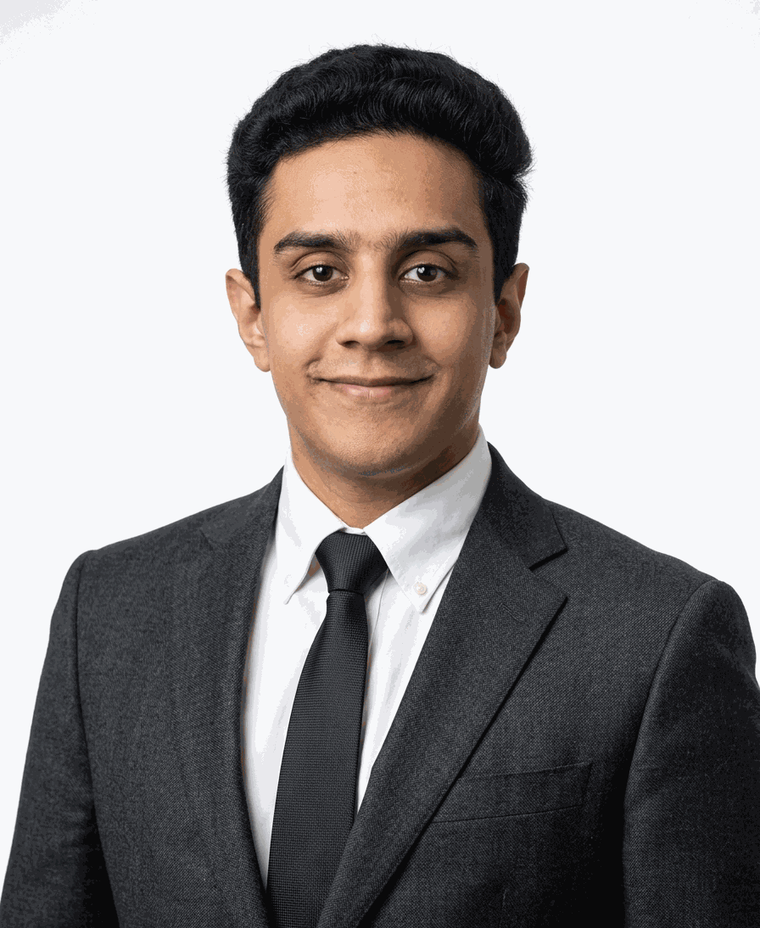
#> input picture profile.png, 760 x 928 px, shrunk from 896 x 1094 before the run
$ python make_perfect_cutout.py
#> lines starting #> are read from the running program, lines starting #| are printed output that depends on the picture; after the words box and inside, x2 and y2 are one past the last pixel; in counts of white or black regions, pixels touching at a corner belong together
from PIL import Image, ImageFilter
import numpy as np

def generate_perfect_cutout():
    print("Loading profile.png...")
    img = Image.open('profile.png').convert("RGBA")
#> img is the input picture: PIL image 760x928 RGBA; mean R, G, B, A 151.6, 147.9, 147.8, 254.9
    w, h = img.size
#> w = 760; h = 928
    arr = np.array(img, dtype=np.uint8)
    rgb = arr[:, :, :3]

    # 1. Studio background color sample from top corners
    corners = np.concatenate([
        rgb[0:30, 0:30].reshape(-1, 3),
        rgb[0:30, w-30:w].reshape(-1, 3)
    ])
#> corners = 1800 rows, first 8: [233, 233, 237], [233, 233, 237], [233, 233, 237], [233, 233, 237], [233, 233, 237], [233, 233, 237], [233, 233, 237], [233, 233, 237]
    bg_color = np.median(corners, axis=0)
#> bg_color = [240, 241, 244]
    print("Background studio color:", bg_color)
#| Background studio color: [240. 241. 244.]

    # Distance from background color
    dist = np.linalg.norm(rgb.astype(np.float32) - bg_color, axis=2)
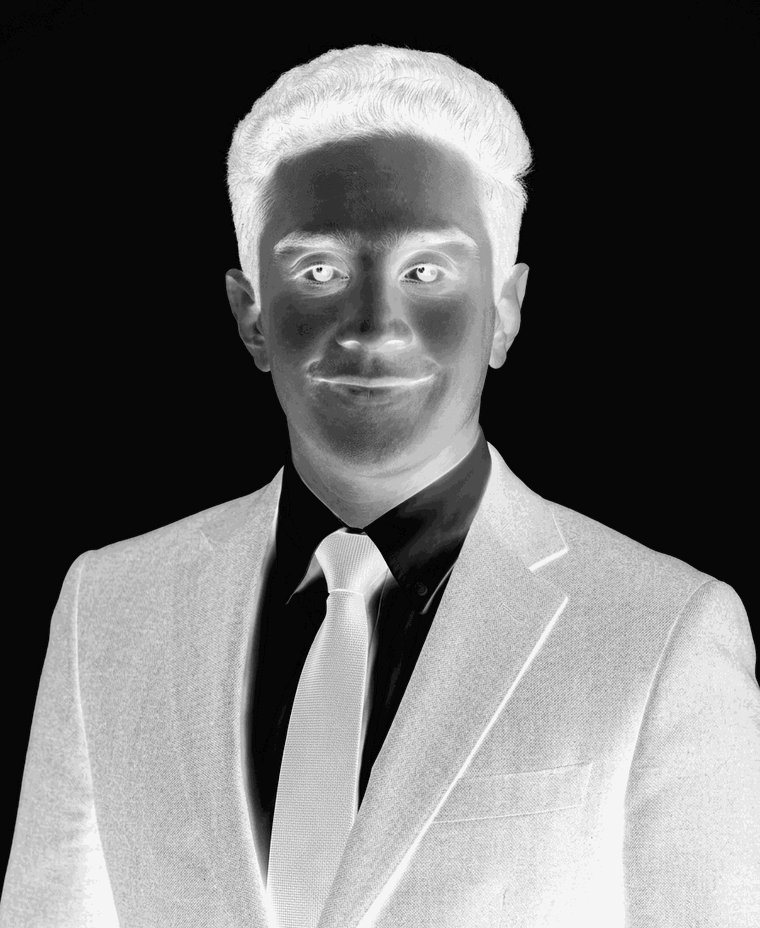
#> dist: shape (928, 760) float64; min 0, max 418.6, mean 171.3; drawn with min black and max white
    # Brightness
    lum = rgb.astype(np.float32).mean(axis=2)
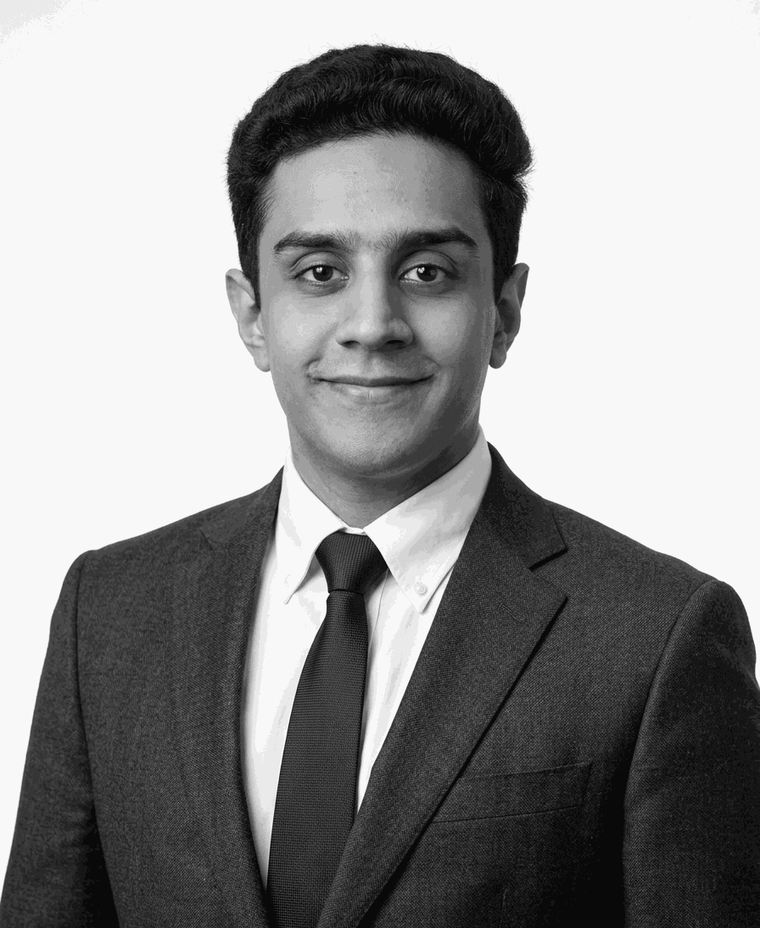
#> lum: shape (928, 760) float32; min 0, max 255, mean 149.1

    # 2. Binary segmentation of person:
    # A pixel is definitively person if:
    # - It is dark (suit/tie/hair) -> lum < 185
    # - It has skin tone / saturation -> dist > 35 or (R > B + 15 and R > G)
    # - It is NOT the studio grey background
    is_person = (dist > 30) | (lum < 185) | (rgb[:, :, 0] > rgb[:, :, 2] + 12)
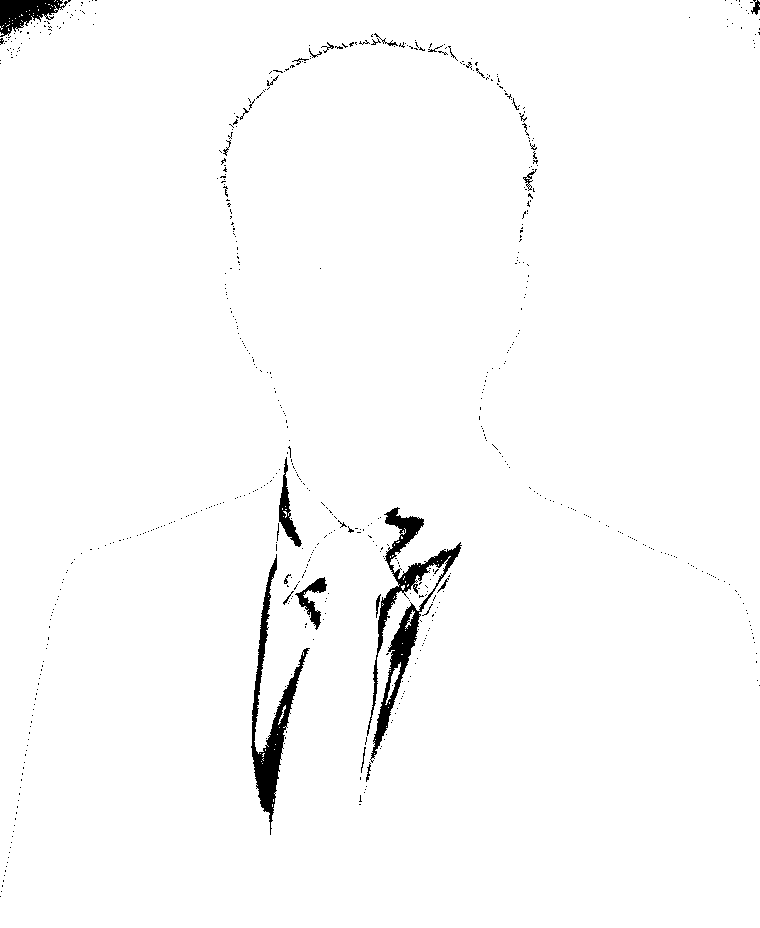
#> is_person: shape (928, 760) bool; 98.2% white; 640 black regions (610 under 20 px), largest, box (x1, y1, x2, y2) and area: (367, 507, 462, 763) 4469, (251, 554, 310, 835) 3349, (0, 0, 71, 37) 1354

    # 3. Structural constraint: For every row y, the person has a left boundary and a right boundary.
    # Everything strictly between the outermost person pixels on that row is 100% person (shirt, tie, chest)!
    alpha = np.zeros((h, w), dtype=np.uint8)

    for y in range(h):
        row_person = np.where(is_person[y])[0]
        if len(row_person) > 0:
            left_bound = row_person[0]
            right_bound = row_person[-1]

            # Fill everything between left_bound and right_bound as 100% solid
            alpha[y, left_bound:right_bound+1] = 255
#> this loop made 928 passes
#> (left_bound, right_bound) on passes 1 to 12: (55, 759), (54, 759), (63, 754), (45, 754), (48, 758), (51, 759), (37, 759), (55, 752), (50, 752), (38, 752), (29, 759), (26, 759)
#> left_bound on pass 100: 0
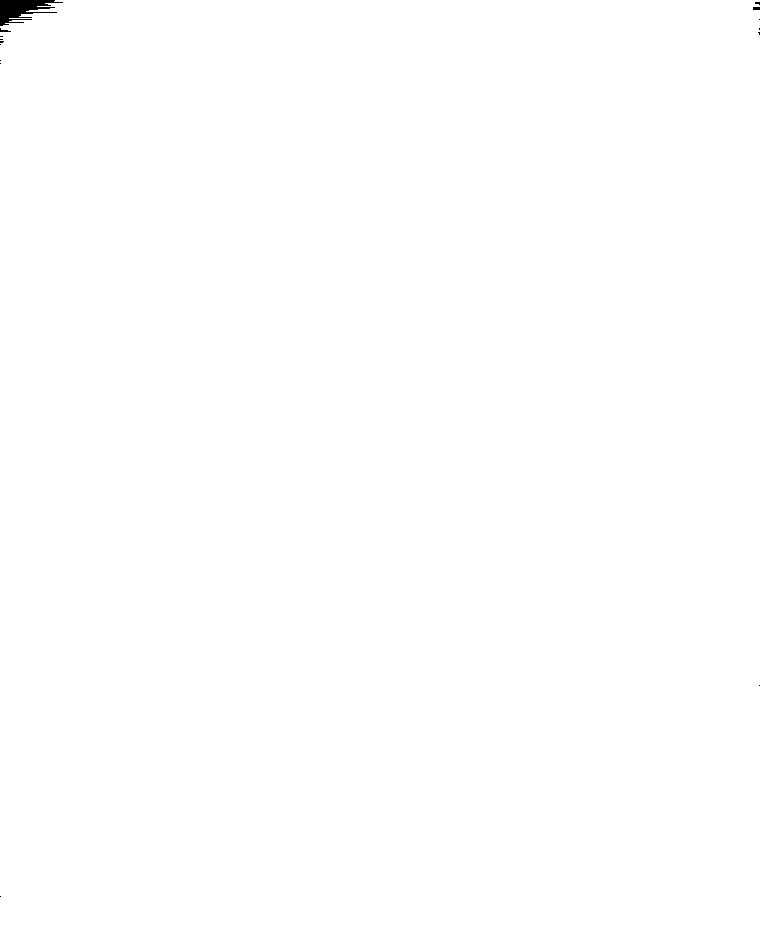
#> alpha: shape (928, 760); 99.9% white; 15 black regions (12 under 20 px), largest, box (x1, y1, x2, y2) and area: (0, 0, 63, 26) 837, (753, 7, 760, 10) 21, (0, 28, 11, 32) 21

    # 4. Refine edges near hair (y < 450) where background might have small noise
    # Smooth alpha mask on boundaries
    alpha_img = Image.fromarray(alpha, mode='L')
    # Use slight Gaussian blur only to prevent hard pixel steps on hair & shoulders
    alpha_smooth = alpha_img.filter(ImageFilter.GaussianBlur(radius=1.2))

    # Apply alpha
    img.putalpha(alpha_smooth)
    img.save('profile_cutout.png', "PNG")
    print("Perfect crisp cutout generated!")

generate_perfect_cutout()

$ run again, with seated_cutout.png copied over profile.png
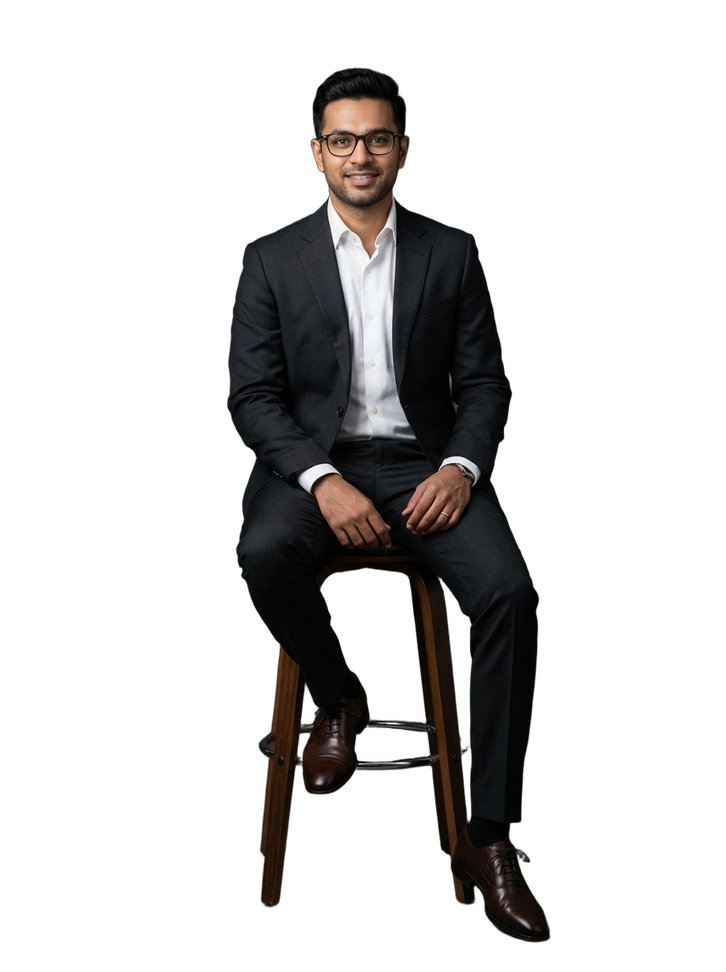
#> input picture seated_cutout.png, 726 x 972 px, shrunk from 896 x 1200 before the run
#> in generate_perfect_cutout, img is the input picture: PIL image 726x972 RGBA; mean R, G, B, A 10.5, 9.4, 9.1, 55.8
#> in generate_perfect_cutout, `rgb = arr[:, :, :3]`:
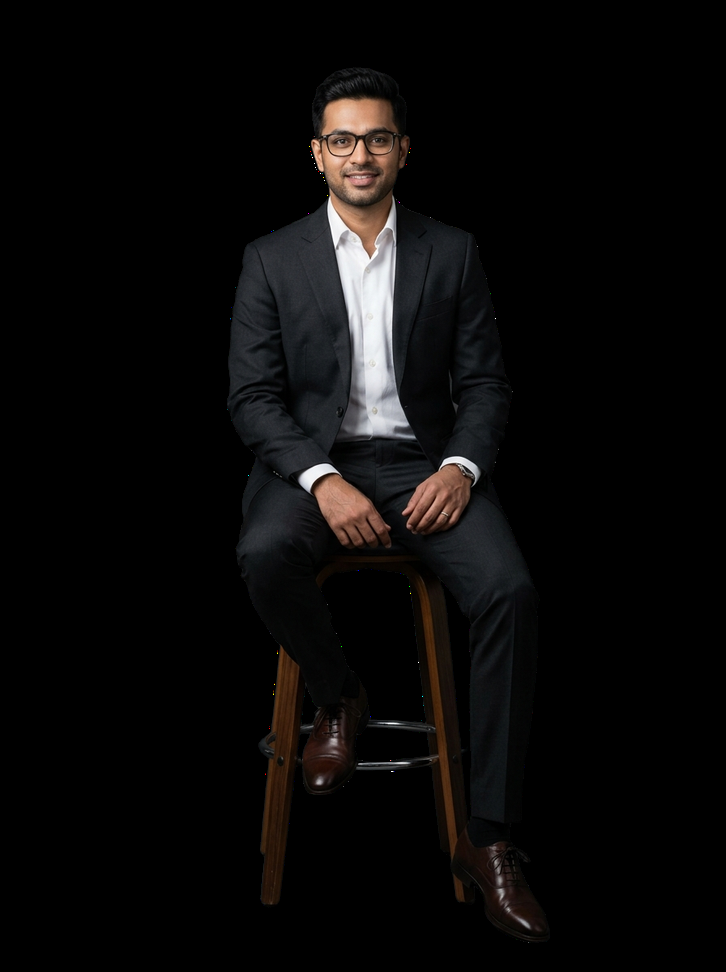
#> rgb: shape (972, 726, 3); mean R, G, B 10.5, 9.4, 9.1
#> corners = 1800 rows, first 8: [0, 0, 0], [0, 0, 0], [0, 0, 0], [0, 0, 0], [0, 0, 0], [0, 0, 0], [0, 0, 0], [0, 0, 0]
#> bg_color = [0, 0, 0]
#| Background studio color: [0. 0. 0.]
#> in generate_perfect_cutout, `dist = np.linalg.norm(rgb.astype(np.float32) - bg_color, axis=2)`:
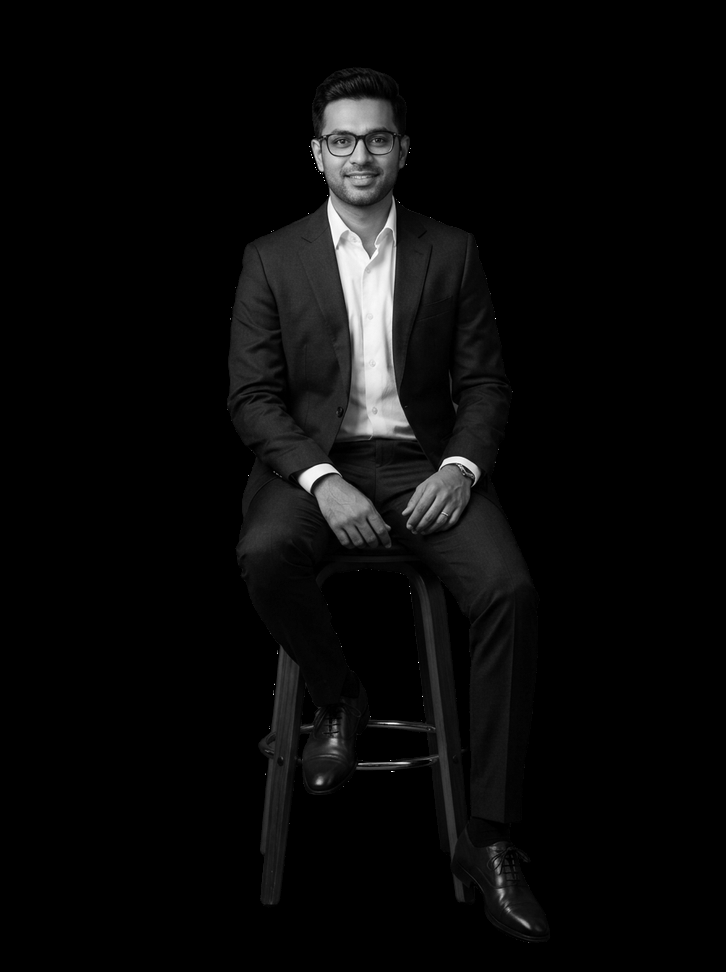
#> dist: shape (972, 726) float64; min 0, max 441.7, mean 17; drawn with min black and max white
#> is_person: shape (972, 726) bool; every value is 1
